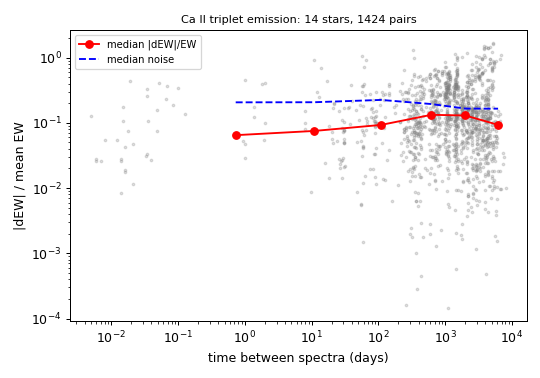

Here is the Python script that generated this plot:
"""Ca II triplet EW structure function across the gas-disc timeline sample (timeline_clean.csv): all same-star pairs, stars with
mean EW >= 5 A and >= 3 spectra. delta = |EW_i - EW_j| / mean(EW_i, EW_j); noise_delta = sqrt(s_i^2 + s_j^2) / mean with
s = sqrt(err^2 + (0.1 EW + 1)^2) (the campaign's systematic floor). Excluded: SDSS J0738+1835 (photospheric Ca II absorption
confounds the EW), the Gaia J0611-6931 2021-08-22 X-shooter spectrum (S/N 18, continuum rms 0.15), and the WD J2133+2428 2025
spectrum is replaced by its spike-filtered EW (0.76 A; cr_check.py). Bins in delta-t; per bin: pairs, stars, median delta,
median noise_delta, fraction of pairs with |dEW| > 3 sigma. Output: structure_function.csv, structure_function.png"""
import numpy as np, pandas as pd, matplotlib; matplotlib.use("Agg"); import matplotlib.pyplot as plt
t = pd.read_csv("timeline_clean.csv", dtype={"gaia": str})
t = t[t.name != "SDSS J0738+1835"]; t = t[~((t.name == "Gaia J0611-6931") & (t.date_utc == "2021-08-22"))]
t.loc[(t.name == "WD J2133+2428") & (t.date_utc == "2025-05-24"), "ew_A"] = 0.76
t = t.dropna(subset=["mjd", "ew_A"])
t["s"] = np.sqrt(t.ew_err_A ** 2 + (0.1 * t.ew_A.abs() + 1) ** 2)
st = t.groupby("name").agg(n=("ew_A", "size"), m=("ew_A", "mean")); keep = st[(st.n >= 3) & (st.m >= 5)].index
rows = []
for n, s in t[t.name.isin(keep)].groupby("name"):
    s = s.sort_values("mjd").reset_index(drop=True)
    for i in range(len(s)):
        for j in range(i + 1, len(s)):
            a, b = s.iloc[i], s.iloc[j]; m = (a.ew_A + b.ew_A) / 2
            if m <= 0: continue
            rows.append(dict(name=n, dt_yr=abs(b.mjd - a.mjd) / 365.25, delta=abs(a.ew_A - b.ew_A) / m, noise=np.hypot(a.s, b.s) / m,
                             sig=abs(a.ew_A - b.ew_A) / np.hypot(a.s, b.s)))
p = pd.DataFrame(rows)
bins = [0, 0.01, 0.1, 1, 3, 10, 30]; lab = ["<4 d", "4 d-5 wk", "5 wk-1 yr", "1-3 yr", "3-10 yr", "10-30 yr"]
p["bin"] = pd.cut(p.dt_yr, bins, labels=lab, include_lowest=True)
out = p.groupby("bin", observed=False).agg(pairs=("delta", "size"), stars=("name", "nunique"), median_delta=("delta", "median"),
                                           median_noise=("noise", "median"), frac_gt3sig=("sig", lambda x: np.mean(x > 3)))
print("stars:", len(keep), sorted(keep)); print(out.round(3).to_string())
# per-star contribution in the long bins
print(p[p.dt_yr > 3].groupby("name").agg(pairs=("delta", "size"), med=("delta", "median"), f3=("sig", lambda x: np.mean(x > 3))).round(2).sort_values("med").to_string())
out.to_csv("structure_function.csv"); p.to_csv("structure_function_pairs.csv", index=False)
fig, ax = plt.subplots(figsize=(6, 4.2))
ax.scatter(p.dt_yr * 365.25, p.delta, s=4, alpha=.25, color="grey")
c = np.sqrt(np.array(bins[:-1]) * np.array(bins[1:])); c[0] = 0.003
ax.plot(np.array([0.002, 0.03, 0.3, 1.7, 5.5, 17]) * 365.25, out.median_delta, "ro-", label="median |dEW|/EW")
ax.plot(np.array([0.002, 0.03, 0.3, 1.7, 5.5, 17]) * 365.25, out.median_noise, "b--", label="median noise")
ax.set_xscale("log"); ax.set_yscale("log"); ax.set_xlabel("time between spectra (days)"); ax.set_ylabel("|dEW| / mean EW"); ax.legend(fontsize=8)
ax.set_title(f"Ca II triplet emission: {len(keep)} stars, {len(p)} pairs", fontsize=9); plt.tight_layout(); plt.savefig("structure_function.png", dpi=90)
# equal weight per star: median over stars of the per-star median delta in each bin
eq = p.groupby(["bin", "name"], observed=True).delta.median().groupby("bin", observed=False).agg(["size", "median"]).rename(columns={"size": "stars", "median": "star_median_delta"})
print(eq.round(3).to_string()); eq.to_csv("structure_function_equal_weight.csv")
